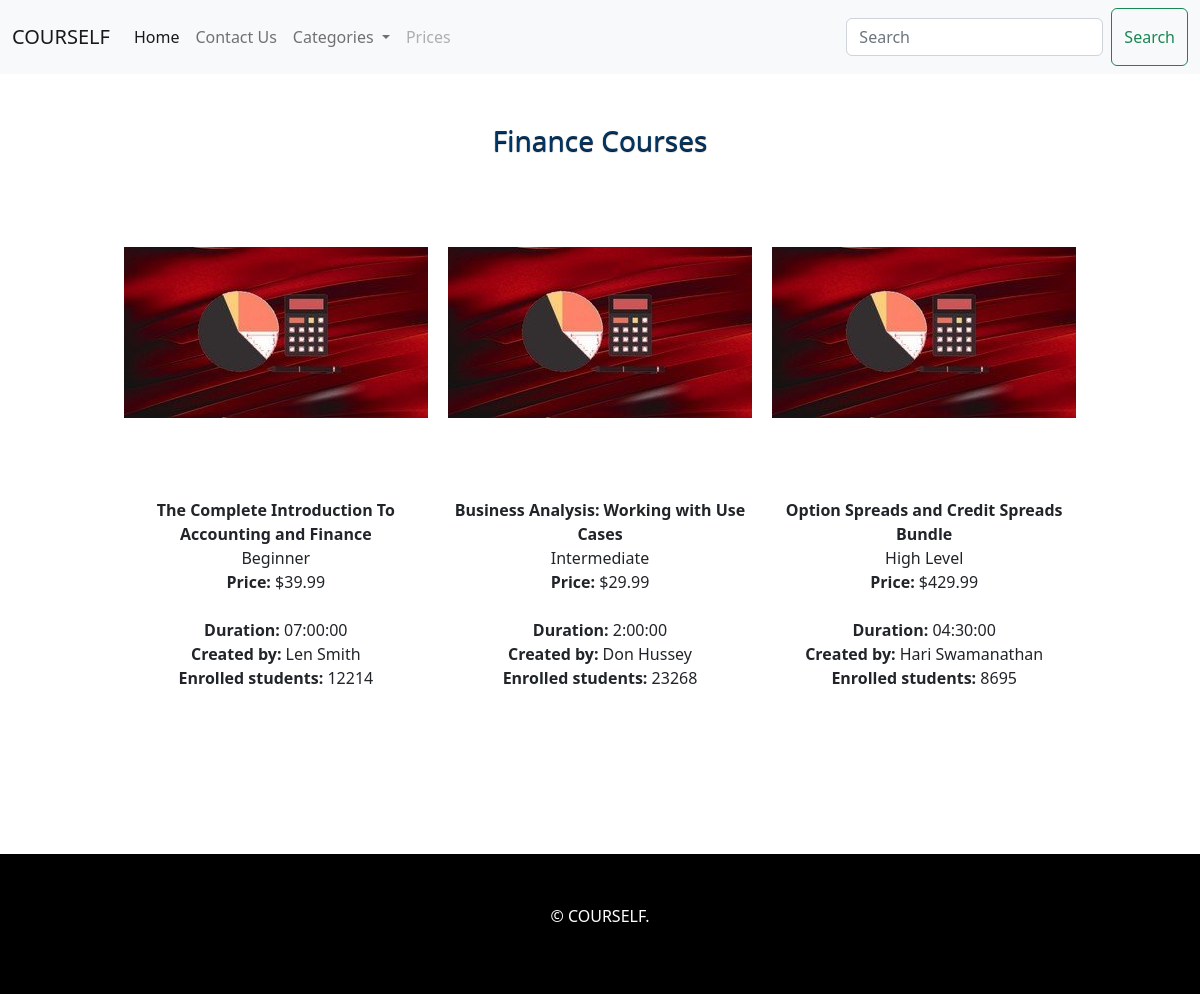
Screenshot of /finance.php with the database file from the repository.
### tables this page shows
CREATE TABLE `instructors` (
  `ID` int(11) NOT NULL,
  `IName` varchar(225) DEFAULT NULL,
  `RegDate` date DEFAULT NULL
);

CREATE TABLE `courses` (
  `ID` int(11) NOT NULL,
  `CName` varchar(225) DEFAULT NULL,
  `Price` varchar(225) DEFAULT NULL,
  `numOfStudents` int(11) DEFAULT NULL,
  `lvl` enum('Beginner','Intermediate','High Level') DEFAULT NULL,
  `Duration` varchar(225) DEFAULT NULL,
  `Category` enum('Programming','Finance','Business','Design') DEFAULT NULL
);

### finance.php (the view, shortened to what this page needs)
<!DOCTYPE html>
<head>
    <link rel = "stylesheet" href="css/style.css">
    <link rel="stylesheet" href="owlcarousel/owl.carousel.min.css">
    <link rel="stylesheet" href="owlcarousel/owl.theme.default.min.css">
</head>
<body>
<?php include 'Navbar.php'?>
<section id="courses">
<div class="container">
            <h3>Finance Courses</h3>
            <?php
                require_once 'connect.php';
                $sql = "SELECT instructors.IName, courses.cName, courses.lvl, courses.Price, courses.numOfStudents, courses.Duration FROM gives, courses, instructors where instructors.ID=gives.InstructorID and courses.ID=gives.CourseID and courses.Category='Finance'";
                $result = mysqli_query($db,$sql);
                    while($row = mysqli_fetch_assoc($result)){
                        $CName = $row['cName'];
                        $IName = $row['IName'];
                        $lvl = $row['lvl'];
                        $price = $row['Price'];
                        $num = $row['numOfStudents'];
                        $duration = $row['Duration'];
                ?>
                    <article class='card'>
                        <img src='images/finance.jpg' alt='' class='img-fluid'>
                        <strong> <?php echo $CName; ?> </strong> <br>
                        <?php echo $lvl; ?></br>
                        <?php echo "<strong>Price: </strong>$" . $price; ?><br></br>
                        <?php echo "<strong>Duration: </strong>" . $duration; ?></br>
                        <?php echo "<strong>Created by: </strong>" . $IName; ?></br>
                        <?php echo "<strong>Enrolled students: </strong>" . $num; ?></br>
                    </article>
                <?php }
                 ?>
        </div>
    </section>
    <div class="bottom-container">
        <p>© COURSELF.</p>
      </div>
</body>

### css/style.css (style rules this page uses)
* { padding: 0; margin: 0; text-decoration: none; }
img { height: 20em; margin-top: 5em; margin-bottom: 5em; }
p { text-align: center; }
.bottom-container { margin-top: 5em; background-color: black; padding-top: 50px; padding-bottom: 50px; text-align: center; color:white; }
h3 { font-size: 55px; color: #003666; text-shadow: 0px 1px 1px black; font-weight: 600; }
.container { width: 1200px; height: auto; margin: auto; }
#courses { background-color: #fff; padding: 50px; text-align: center; height: 700px; }
.card { width: 320px; height: 350px; border: 1px solid #fff; padding: 0; display: inline-block; }

### finance.php (style rules this page uses)
.card { width: 320px; height: 600px; border: 1px solid #fff; padding: 0; display: inline-block; }

### rows the page displays
instructors: courses.CName "The Complete Introduction To Accounting and Finance", courses.lvl "Beginner", courses.Price "39.99", courses.Duration "07:00:00", IName "Len Smith", courses.numOfStudents "12214"
instructors: courses.CName "Business Analysis: Working with Use Cases", courses.lvl "Intermediate", courses.Price "29.99", courses.Duration "2:00:00", IName "Don Hussey", courses.numOfStudents "23268"
instructors: courses.CName "Option Spreads and Credit Spreads Bundle", courses.lvl "High Level", courses.Price "429.99", courses.Duration "04:30:00", IName "Hari Swamanathan", courses.numOfStudents "8695"
